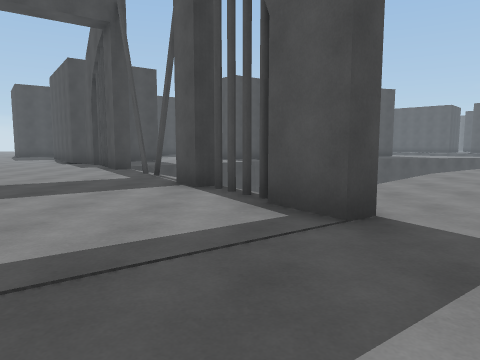
view 1 (above)

20 first-person views from a walk through a scene from a Unity 3-D project. The camera is 1.4 m above the floor, tilts 6° down and sees 70° across. The floor is counted in squares, 2 m on a side. Each view is taken from the middle of a square. On the plan, view 1 faces up. The plan holds only what a view shows up to about 11 squares ahead; the rest is blank. The place goes on beyond the plan. The player character is not drawn.

view 2
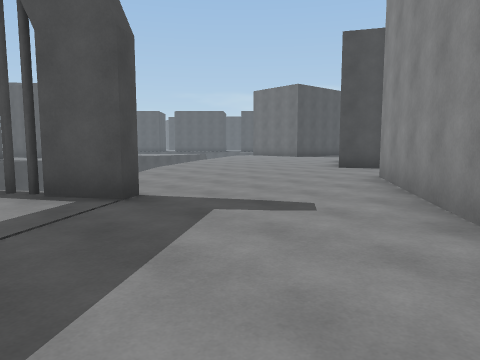

view 3
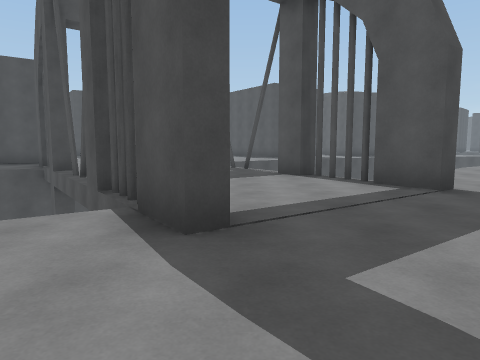

view 4
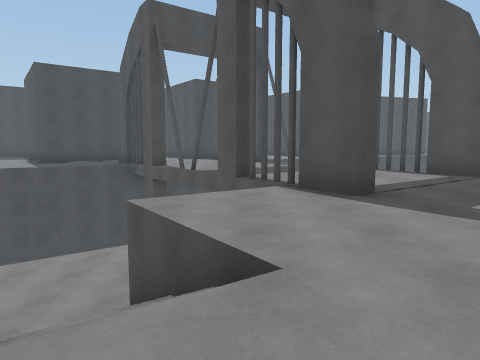

view 5
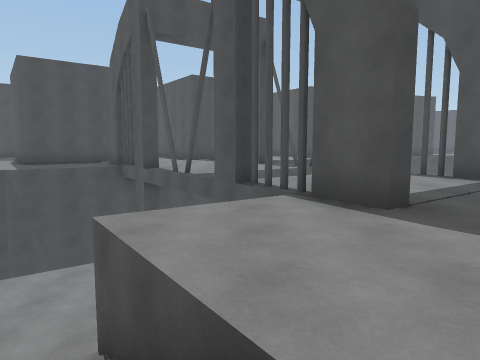

view 6
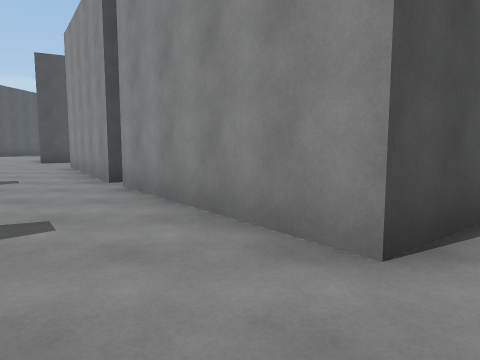

view 7
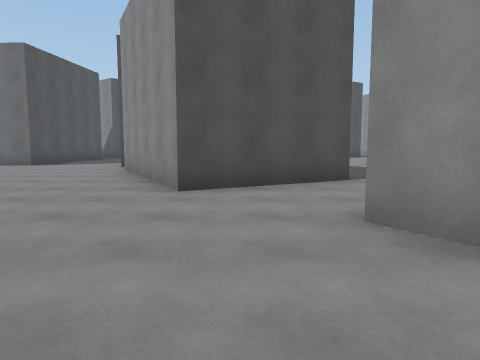

view 8
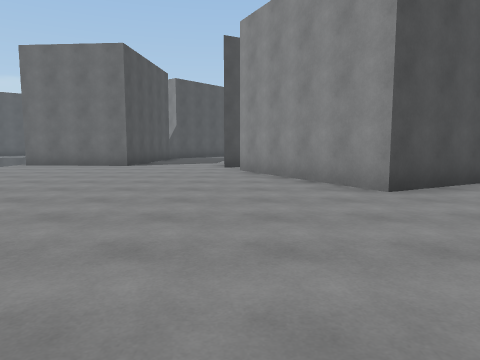

view 9
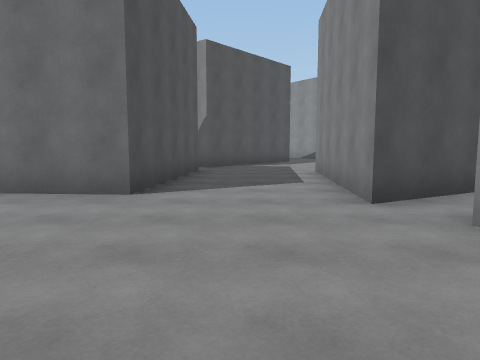

view 10
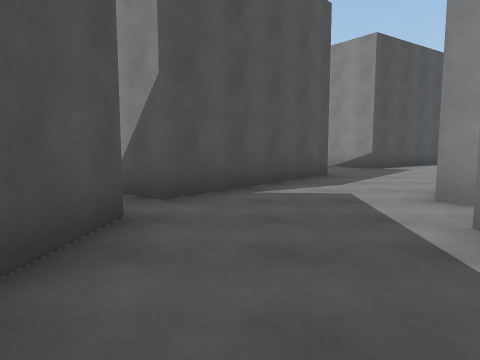

view 11
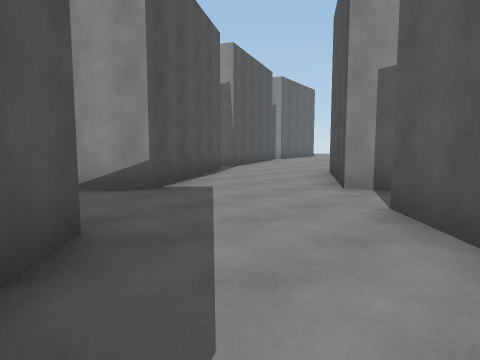

view 12
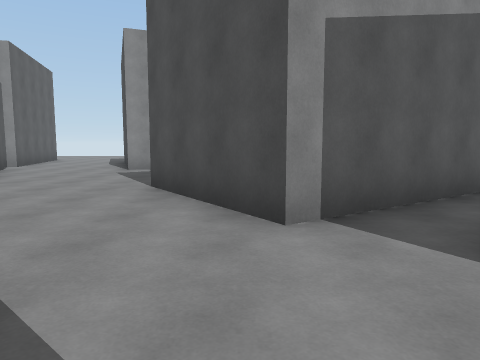

view 13
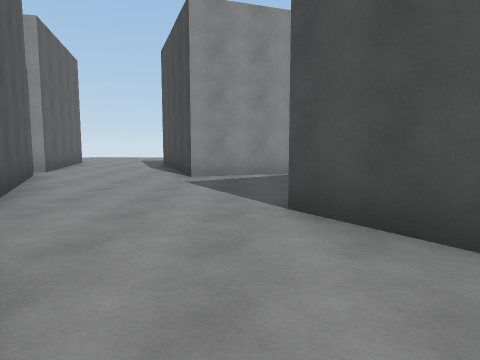

view 14
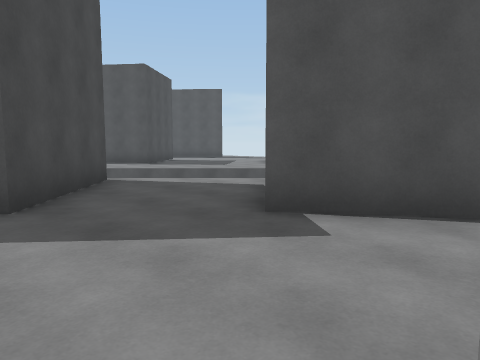

view 15
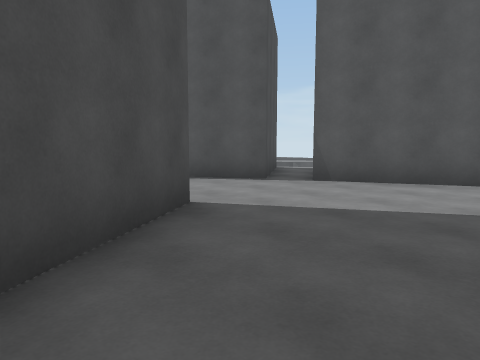

view 16
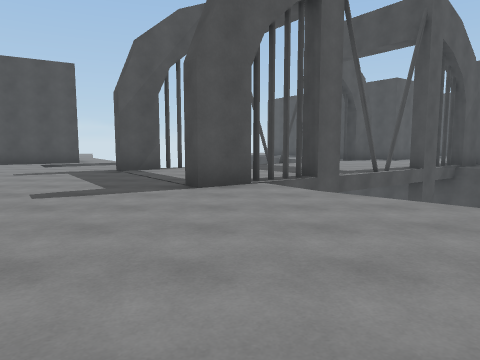

view 17
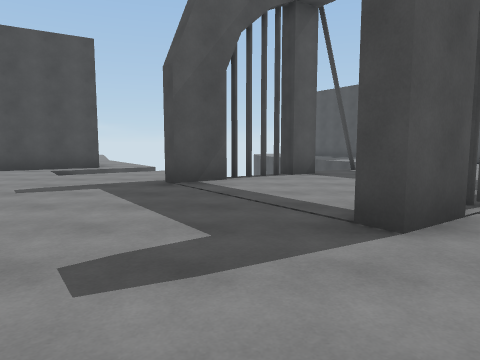

view 18
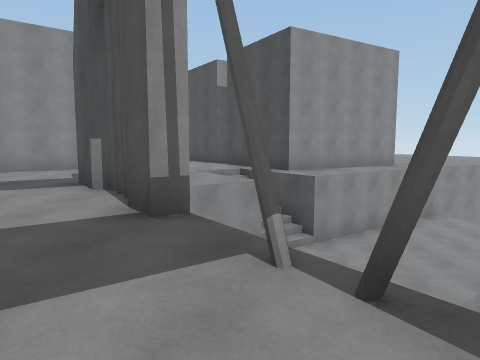

view 19
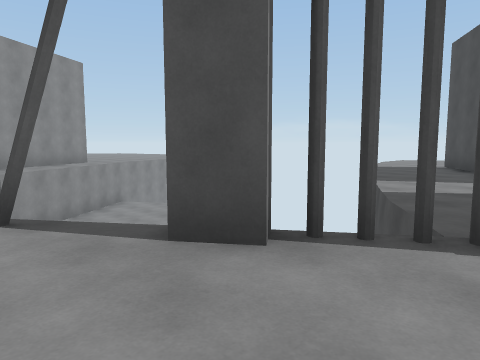

view 20
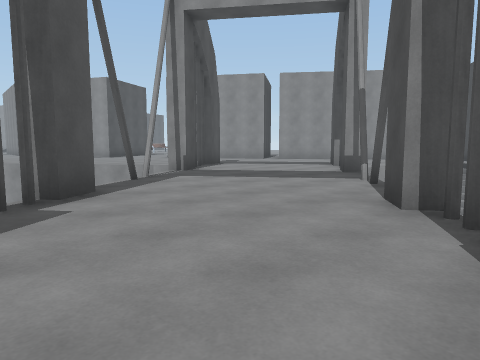

### Floor plan
Key: @ floor where view 1 was taken; # wall or solid block; x gap in a wall; . main floor; - floor 3 m lower than the main floor; / step, stairs or slope; v drop or lower ground.
Columns run from 9 left of view 1 to 28 right of it. Each row starts with its distance up from view 1.
 11  ... vv            ....#
 10  ....#v          ......##### #
  9 .#....#v       v.............##   x
  8 .v#....v     v................####.v
  7 v #....#-   v..................##...v
  6   v#....## v.........######.........
  5    v#....x-........### #    #......#
  4     /....##......###        ##....##
  3  v-- #............#          ##....##
  2 v--- -#...........##          ..#...#
  1 -----/#.......##...#         ####...##
  0 ---//....@..###    ...      ##  ##....
 -1 -##//......##                  ###...#
 -2 ####//....##                   #......
 -3   ##/...###                    .......
 -4    #...##                      .......
 -5    ##  .#                        ###..
 -6                                    #..
 -7                                    ##.
 -8                                     #.

Positions as (right, up) in squares from view 1, and headings:
1: (0, 0), facing up
2: (-1, -1), facing up-right
3: (-2, -2), facing up
4: (-4, -4), facing up
5: (-4, -3), facing up
6: (-4, -3), facing right
7: (3, 3), facing right
8: (3, 6), facing right
9: (9, 8), facing right
10: (15, 8), facing right
11: (20, 7), facing down-right
12: (23, 5), facing down
13: (25, 3), facing down
14: (22, 2), facing up-right
15: (22, -4), facing up-right
16: (7, 4), facing left
17: (4, 2), facing left
18: (-5, 7), facing down
19: (-5, 9), facing down-left
20: (-8, 11), facing down-right
